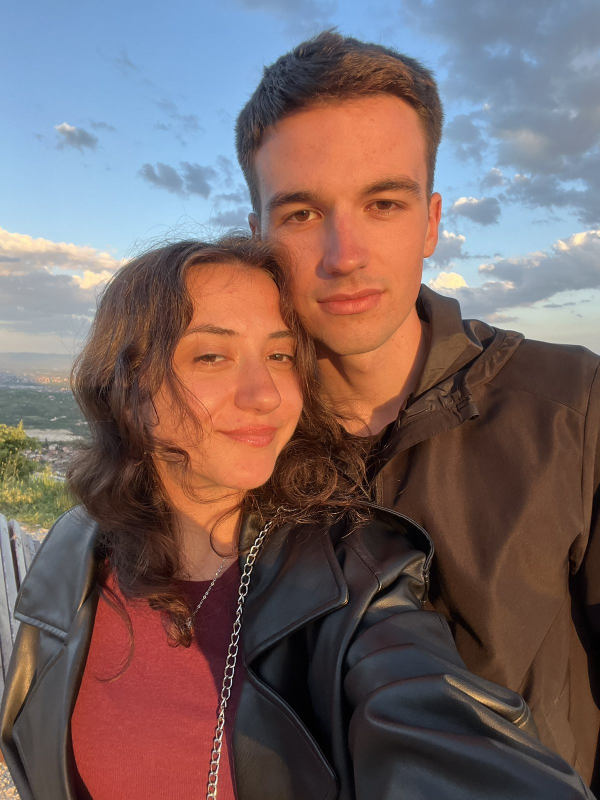
#> input picture target.jpg, 1200 x 1600 px (shown at 1/2 size); its folder holds only this picture in this run
$ python mosaic.py
#> lines starting #> are read from the running program, lines starting #| are printed output that depends on the picture
import os
import cv2
import numpy as np
from glob import glob

def average_lab(img_bgr: np.ndarray) -> np.ndarray:
    """Пресметува просек на боја во LAB простор."""
    lab = cv2.cvtColor(img_bgr, cv2.COLOR_BGR2LAB)
    return lab.reshape(-1, 3).mean(axis=0)

def load_tiles(tiles_dir: str, tile_size: int):
    """Вчитува плочки од папката, автоматски ги прилагодува на квадрат."""
    paths = []
    for ext in ("*.jpg", "*.jpeg", "*.png", "*.bmp", "*.webp"):
        paths.extend(glob(os.path.join(tiles_dir, ext)))
    if not paths:
        raise FileNotFoundError("No tile images found in tiles_dir")

    tiles_small = []
    tiles_lab = []
    for p in paths:
        img = cv2.imread(p)
        if img is None:
            continue

        # Кроп до квадрат
        h, w = img.shape[:2]
        min_side = min(h, w)
        y0 = (h - min_side) // 2
        x0 = (w - min_side) // 2
        img_cropped = img[y0:y0+min_side, x0:x0+min_side]

        # Ресајз на големина на плочка
        img_resized = cv2.resize(img_cropped, (tile_size, tile_size), interpolation=cv2.INTER_AREA)

        tiles_small.append(img_resized)
        tiles_lab.append(average_lab(img_resized))

    if len(tiles_small) == 0:
        raise RuntimeError("Failed to load any valid tile images.")

    return np.array(tiles_small), np.array(tiles_lab, dtype=np.float32)

def build_mosaic(target_path: str, tiles_dir: str, tile_size: int = 16, blend: float = 0.15, no_immediate_repeat: bool = True, max_width: int = 800):
    """Гради мозаиќ од целната слика и плочките."""
#> called with target_path = 'target.jpg', tiles_dir = 'tiles', tile_size = 16, blend = 0.12, no_immediate_repeat = True, max_width = 800
    # 1) Вчитај целна слика (оригинална)
    target_original = cv2.imread(target_path)
#> target_original is the input picture: shape (1600, 1200, 3); mean B, G, R 99.5, 100.6, 119.8
    if target_original is None:
        raise FileNotFoundError(f"Can't read target image: {target_path}")

    # Намали ја ако е поширока од max_width
    target = target_original.copy()
    if target.shape[1] > max_width:
        scale = max_width / target.shape[1]
#> scale = 0.667
        new_size = (max_width, int(target.shape[0] * scale))
#> new_size = (800, 1066)
        target = cv2.resize(target, new_size, interpolation=cv2.INTER_AREA)
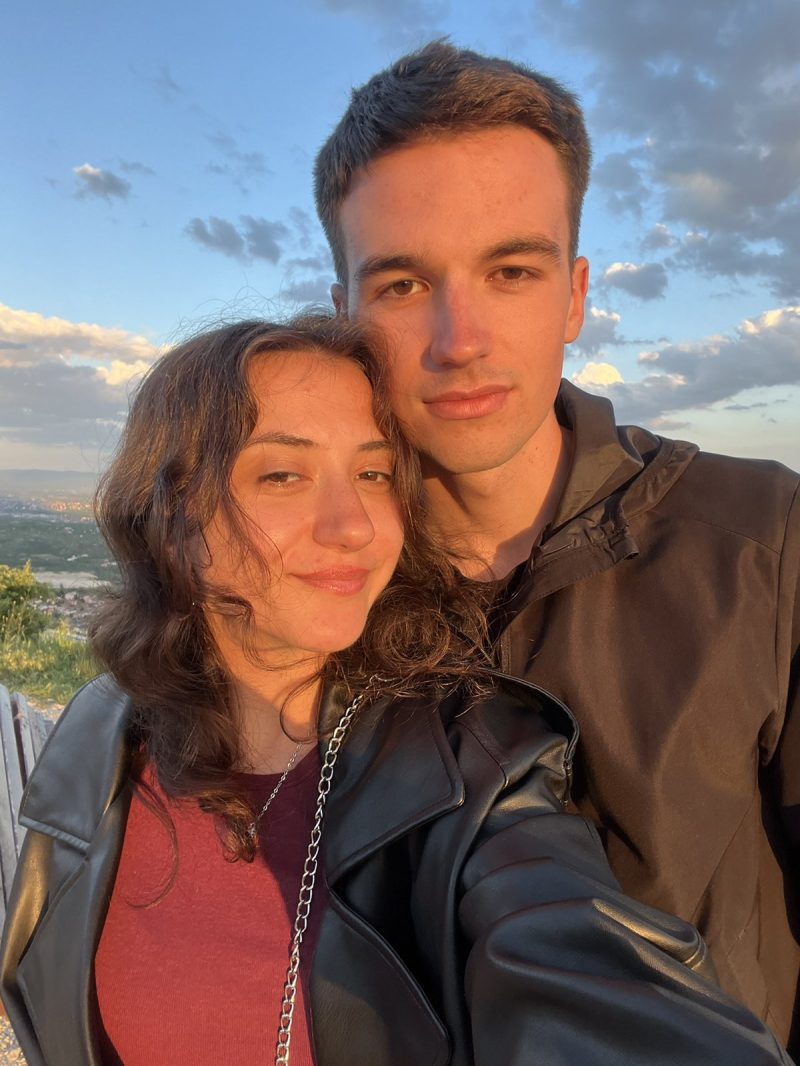
#> target: shape (1066, 800, 3); mean B, G, R 99.5, 100.6, 119.8

    h, w = target.shape[:2]
#> h = 1066; w = 800
    # За да се поклопи мрежата со tile_size
    h_new = (h // tile_size) * tile_size
#> h_new = 1056
    w_new = (w // tile_size) * tile_size
#> w_new = 800
    target = cv2.resize(target, (w_new, h_new), interpolation=cv2.INTER_AREA)
#> target: shape (1056, 800, 3)

    # 2) Вчитај плочки
    tiles_small, tiles_lab = load_tiles(tiles_dir, tile_size)

    # 3) Подготви празно платно
    mosaic = np.zeros_like(target)

    # 4) LAB за целната
    target_lab = cv2.cvtColor(target, cv2.COLOR_BGR2LAB)

    # 5) Гради мозаиќ
    rows = h_new // tile_size
    cols = w_new // tile_size
    last_used_idx = -1

    for r in range(rows):
        for c in range(cols):
            y0, y1 = r * tile_size, (r + 1) * tile_size
            x0, x1 = c * tile_size, (c + 1) * tile_size

            patch_lab = target_lab[y0:y1, x0:x1]
            mean_lab = patch_lab.reshape(-1, 3).mean(axis=0)

            dists = np.linalg.norm(tiles_lab - mean_lab, axis=1)

            if no_immediate_repeat and last_used_idx >= 0:
                dists[last_used_idx] += 5.0

            idx = int(np.argmin(dists))
            tile_img = tiles_small[idx]

            mosaic[y0:y1, x0:x1] = tile_img
            last_used_idx = idx

    if blend > 0:
        mosaic = cv2.addWeighted(mosaic, 1 - blend, target, blend, 0)

    return mosaic, target_original  # враќаме финалниот мозаиќ и вистинската оригинална слика

if __name__ == "__main__":
    # Поставки
    TARGET = "target.jpg"   # Целната слика
    TILES_DIR = "tiles"     # Папка со плочки
    TILE_SIZE = 16          # Помало = повеќе детали
    BLEND = 0.12            # Степен на блендање
    MAX_WIDTH = 800         # Максимална ширина на target слика

#> (the run stopped early here; a loop or call above may not have finished)
